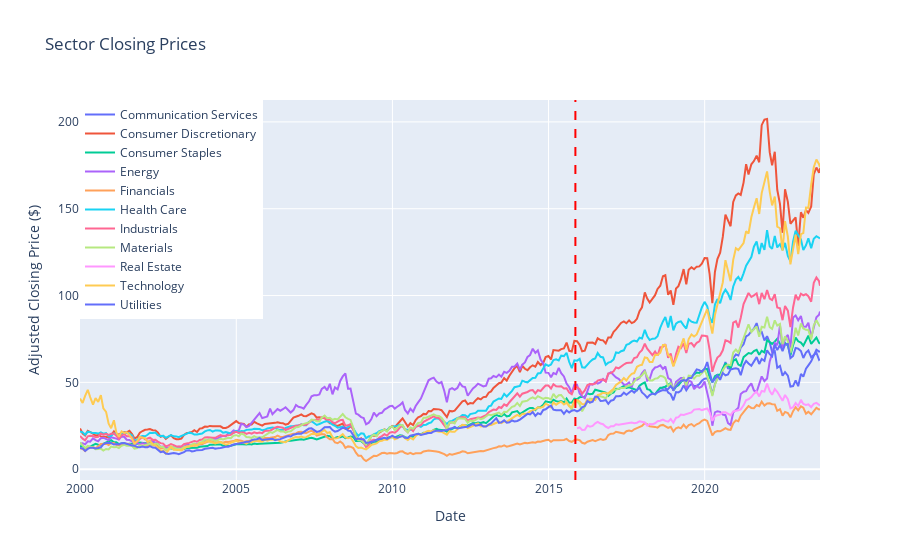

Here is the notebook cell this chart was saved with:
### Code cell
#line plot sector call

line_plot(sector_df,'Sector Closing Prices')

### Figure 1 — Plotly figure (JSON) as saved in the notebook; plotly's stock layout.template omitted (floating-point values rounded to 4 significant figures; data arrays with more than 128 entries replaced by an {"elided": "..."} marker saying what was removed)
{"data": [{"mode": "lines", "name": "Communication Services", "type": "scatter", "x": ["2023-09-11", "2023-08-31", "2023-07-31", "2023-06-30", "2023-05-31", "2023-04-28", "2023-03-31", "2023-02-28", "2023-01-31", "2022-12-30", "2022-11-30", "2022-10-31", "2022-09-30", "2022-08-31", "2022-07-29", "2022-06-30", "2022-05-31", "2022-04-29", "2022-03-31", "2022-02-28", "2022-01-31", "2021-12-31", "2021-11-30", "2021-10-29", "2021-09-30", "2021-08-31", "2021-07-30", "2021-06-30", "2021-05-28", "2021-04-30", "2021-03-31", "2021-02-26", "2021-01-29", "2020-12-31", "2020-11-30", "2020-10-30", "2020-09-30", "2020-08-31", "2020-07-31", "2020-06-30", "2020-05-29", "2020-04-30", "2020-03-31", "2020-02-28", "2020-01-31", "2019-12-31", "2019-11-29", "2019-10-31", "2019-09-30", "2019-08-30", "2019-07-31", "2019-06-28", "2019-05-31", "2019-04-30", "2019-03-29", "2019-02-28", "2019-01-31", "2018-12-31", "2018-11-30", "2018-10-31", "2018-09-28", "2018-08-31", "2018-07-31"], "y": [67.97, 67.73, 68.79, 65.08, 62.14, 59.8, 57.88, 53.27, 54.84, 47.78, 51.16, 47.88, 47.56, 53.9, 55.87, 53.79, 59.5, 58.39, 68.0, 67.51, 72.93, 76.61, 74.18, 79.03, 78.84, 84.12, 80.95, 79.55, 77.27, 76.54, 71.91, 70.07, 65.48, 66.06, 63.92, 57.86, 58.06, 61.7, 56.7, 52.71, 52.58, 48.94, 43.06, 49.27, 52.33, 52.06, 50.91, 49.03, 47.96, 47.86, 49.07, 47.56, 45.39, 48.27, 45.09, 44.19, 44.39, 39.72, 43.17, 44.15, 46.99, 47.04, 46.35]}, {"mode": "lines", "name": "Consumer Discretionary", "type": "scatter", "x": {"elided": "286 str values"}, "y": {"elided": "286 float values"}}, {"mode": "lines", "name": "Consumer Staples", "type": "scatter", "x": {"elided": "286 str values"}, "y": {"elided": "286 float values"}}, {"mode": "lines", "name": "Energy", "type": "scatter", "x": {"elided": "286 str values"}, "y": {"elided": "286 float values"}}, {"mode": "lines", "name": "Financials", "type": "scatter", "x": {"elided": "286 str values"}, "y": {"elided": "286 float values"}}, {"mode": "lines", "name": "Health Care", "type": "scatter", "x": {"elided": "286 str values"}, "y": {"elided": "286 float values"}}, {"mode": "lines", "name": "Industrials", "type": "scatter", "x": {"elided": "286 str values"}, "y": {"elided": "286 float values"}}, {"mode": "lines", "name": "Materials", "type": "scatter", "x": {"elided": "286 str values"}, "y": {"elided": "286 float values"}}, {"mode": "lines", "name": "Real Estate", "type": "scatter", "x": ["2023-09-11", "2023-08-31", "2023-07-31", "2023-06-30", "2023-05-31", "2023-04-28", "2023-03-31", "2023-02-28", "2023-01-31", "2022-12-30", "2022-11-30", "2022-10-31", "2022-09-30", "2022-08-31", "2022-07-29", "2022-06-30", "2022-05-31", "2022-04-29", "2022-03-31", "2022-02-28", "2022-01-31", "2021-12-31", "2021-11-30", "2021-10-29", "2021-09-30", "2021-08-31", "2021-07-30", "2021-06-30", "2021-05-28", "2021-04-30", "2021-03-31", "2021-02-26", "2021-01-29", "2020-12-31", "2020-11-30", "2020-10-30", "2020-09-30", "2020-08-31", "2020-07-31", "2020-06-30", "2020-05-29", "2020-04-30", "2020-03-31", "2020-02-28", "2020-01-31", "2019-12-31", "2019-11-29", "2019-10-31", "2019-09-30", "2019-08-30", "2019-07-31", "2019-06-28", "2019-05-31", "2019-04-30", "2019-03-29", "2019-02-28", "2019-01-31", "2018-12-31", "2018-11-30", "2018-10-31", "2018-09-28", "2018-08-31", "2018-07-31", "2018-06-29", "2018-05-31", "2018-04-30", "2018-03-29", "2018-02-28", "2018-01-31", "2017-12-29", "2017-11-30", "2017-10-31", "2017-09-29", "2017-08-31", "2017-07-31", "2017-06-30", "2017-05-31", "2017-04-28", "2017-03-31", "2017-02-28", "2017-01-31", "2016-12-30", "2016-11-30", "2016-10-31", "2016-09-30", "2016-08-31", "2016-07-29", "2016-06-30", "2016-05-31", "2016-04-29", "2016-03-31", "2016-02-29", "2016-01-29", "2015-12-31", "2015-11-30"], "y": [36.64, 37.02, 38.19, 37.69, 35.69, 37.39, 37.02, 37.58, 39.92, 36.32, 38.15, 35.71, 35.01, 40.32, 42.72, 39.37, 42.27, 44.55, 46.19, 42.84, 45.0, 49.24, 44.66, 45.06, 41.89, 44.68, 43.46, 41.54, 40.28, 39.83, 36.77, 34.43, 33.89, 33.71, 33.22, 31.08, 32.1, 32.79, 32.8, 31.49, 31.1, 30.45, 27.83, 32.76, 34.94, 34.44, 34.05, 34.65, 34.66, 34.31, 32.74, 32.18, 31.66, 31.28, 31.45, 29.96, 29.63, 26.76, 28.88, 27.37, 27.82, 28.57, 27.9, 27.61, 26.43, 25.86, 26.01, 25.06, 26.89, 27.41, 27.53, 26.75, 26.54, 26.9, 26.63, 26.32, 25.82, 25.65, 25.61, 25.88, 24.73, 24.76, 23.74, 24.48, 25.92, 26.27, 27.29, 26.43, 24.91, 24.49, 25.1, 22.67, 22.56, 24.11, 23.51]}, {"mode": "lines", "name": "Technology", "type": "scatter", "x": {"elided": "286 str values"}, "y": {"elided": "286 float values"}}, {"mode": "lines", "name": "Utilities", "type": "scatter", "x": {"elided": "286 str values"}, "y": {"elided": "286 float values"}}], "layout": {"legend": {"x": 0, "y": 1}, "shapes": [{"line": {"color": "red", "dash": "dash"}, "name": "Reclassification", "type": "line", "x0": "2015-11-11T00:00:00", "x1": "2015-11-11T00:00:00", "xref": "x", "y0": 0, "y1": 1, "yref": "paper"}], "showlegend": true, "title": {"text": "Sector Closing Prices"}, "xaxis": {"title": {"text": "Date"}}, "yaxis": {"title": {"text": "Adjusted Closing Price ($)"}}}}
